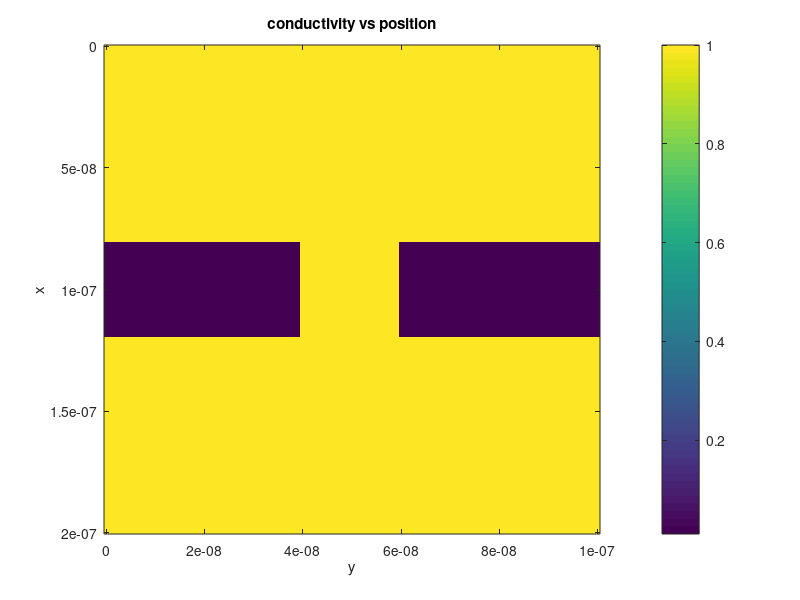
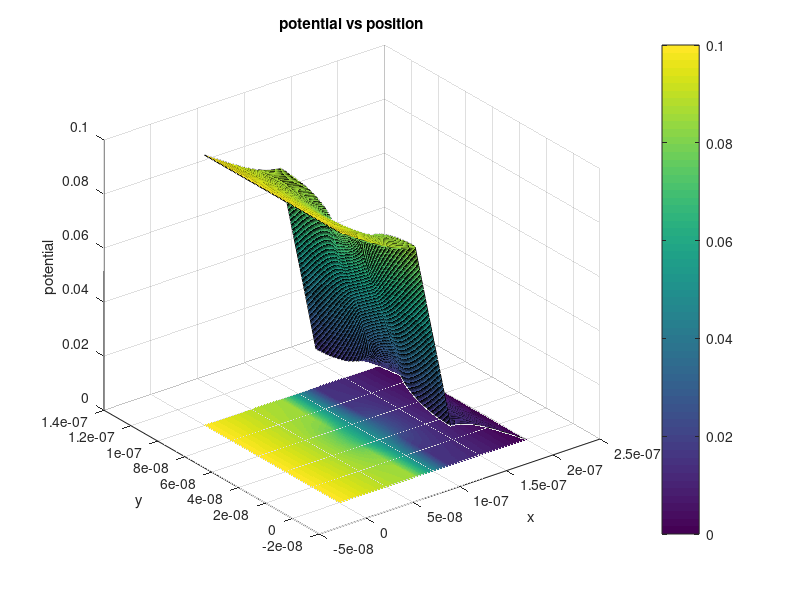
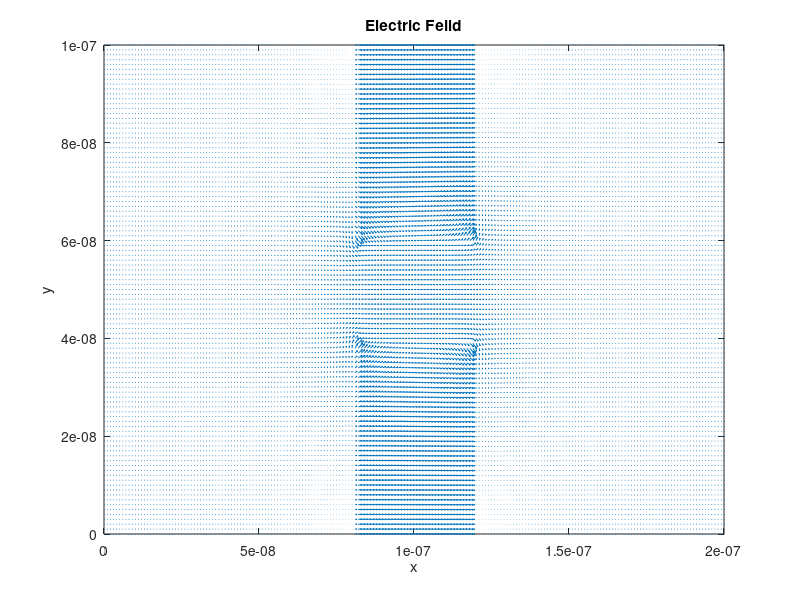

Source code (MATLAB) for these figures, in order:
clear all

L = 200e-9;
W = 100e-9;
Lb = 40e-9;
Wb = 40e-9;
meshspace = 1e-9;
nx = round(L/meshspace + 1);
ny = round(W/meshspace + 1);

cond1 = 1;
cond2 = 1e-2;


%This section creates a conductivity map witch assigns a conductivity to
%each node in the mesh. This will be used to create the G matrix
condMap = zeros(nx,ny);

for i = 1:nx
   for j = 1:ny
       if (i-1)>0.5*(L-Lb)/meshspace&&(i-1)<0.5*(L+Lb)/meshspace&&((j-1)<Wb/meshspace||(j-1)>(W-Wb)/meshspace)
           condMap(i,j) = cond2;
       else
           condMap(i,j) = cond1;
       end
   end
end

figure(1)
imagesc([0 W],[0 L],condMap);
colorbar
xlabel('y')
ylabel('x')
title('conductivity vs position')

G = sparse(nx*ny);
B = zeros(1,nx*ny);
for i = 1:nx
    for j = 1:ny
        n = j +(i-1)*ny;
        
        %V=1 @ x=0 BC
        if i == 1
            G(n,n) = 1;
            B(n) = 0.1;
        
        %V=0 @ x=L BC
        elseif i == nx 
            G(n,n) = 1;
        
        %Absorbing BC @ y=0
        elseif j == 1 
            nxm = j + (i-2)*ny;
            nxp = j + i*ny;
            nyp = j+1 + (i-1)*ny;
            
            %Resistor Values from conduction map
            rxm = (condMap(i,j) + condMap(i-1,j))/2;
            rxp = (condMap(i,j) + condMap(i+1,j))/2;
            ryp = (condMap(i,j) + condMap(i,j+1))/2;
            
            %node equations from resistor values
            G(n,n) = -(rxm + rxp + ryp);
            G(n,nxm) = rxm;
            G(n,nxp) = rxp;
            G(n,nyp) = ryp; 
        
         %Absorbing BC @ y=W
        elseif j == ny
            nxm = j + (i-2)*ny;
            nxp = j + i*ny;
            nym = j-1 + (i-1)*ny;
            
            %Resistor Values from conduction map
            rxm = (condMap(i,j) + condMap(i-1,j))/2;
            rxp = (condMap(i,j) + condMap(i+1,j))/2;
            rym = (condMap(i,j) + condMap(i,j-1))/2;
            
            %node equations from resistor values
            G(n,n) = -(rxm + rxp + rym);
            G(n,nxm) = rxm;
            G(n,nxp) = rxp;
            G(n,nym) = rym;
        
        %internal nodes
        else
            nxm = j + (i-2)*ny;
            nxp = j + i*ny;
            nym = j-1 + (i-1)*ny;
            nyp = j+1 + (i-1)*ny;
            
            %Resistor Values from conduction map
            rxm = (condMap(i,j) + condMap(i-1,j))/2;
            rxp = (condMap(i,j) + condMap(i+1,j))/2;
            ryp = (condMap(i,j) + condMap(i,j+1))/2;
            rym = (condMap(i,j) + condMap(i,j-1))/2;
            
            %node equations from resistor values
            G(n,n) = -(rxm + rxp + rym + ryp);
            G(n,nxm) = rxm;
            G(n,nxp) = rxp;
            G(n,nym) = rym;
            G(n,nyp) = ryp; 
        
        end
    end
end

%solving and plotting
V = G\B';
Vmap = zeros(nx,ny);
for i = 1:nx
    for j = 1:ny
        n = j +(i-1)*ny;
        Vmap(i,j) = V(n);
    end
end

[X, Y] = meshgrid(0:meshspace:L,0:meshspace:W);
figure(2)
surf(X',Y',Vmap)
colorbar
hold on
imagesc([0 L],[0 W],Vmap')
xlabel('x')
ylabel('y')
zlabel('potential')
title('potential vs position')
hold off

[Ey, Ex] = gradient(Vmap,meshspace);
Ex = -Ex;
Ey = -Ey;

figure(3)
quiver(X',Y',Ex,Ey)
xlim([0 L])
ylim([0 W])
xlabel('x')
ylabel('y')
title('Electric Feild')